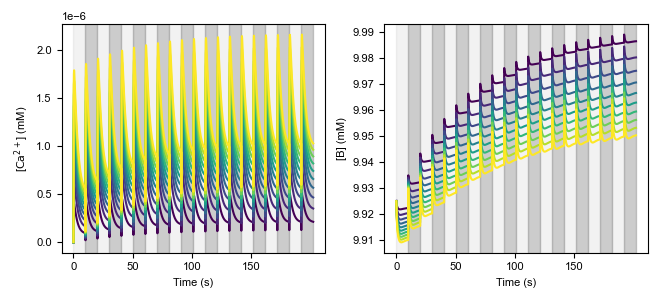

Here is the Python script that generated this plot:
import numpy as np
import matplotlib.pyplot as plt
import matplotlib

import helpers
import parameters

pca_range = np.linspace(parameters.pca_min, parameters.pca_max, 10)
thold = parameters.thold_default
n_sweep, mult = parameters.cal_n_sweep(thold)
R = parameters.R_default # cm
dR = parameters.dR # cm
t0 = parameters.t0_max # milli seconds

N_div = int((R-parameters.Rh)/dR)

# Set font
matplotlib.rc('font', family='arial', size = 8)

fig = plt.figure(figsize=(6.6, 3))
fig_cont = []
for i in range(2):
    fig_cont.append(fig.add_subplot(int(f'12{i+1}')))
fig_cont[0].set_ylabel('[$\mathrm{Ca}^{2+}$] (mM)')
fig_cont[1].set_ylabel('[B] (mM)')
fig_cont[1].set_xlabel('Time (s)')
fig_cont[0].set_xlabel('Time (s)')
fig_cont[0].set_xticks([0, 50, 100, 150], [0, 50, 100, 150])
fig_cont[1].set_xticks([0, 50, 100, 150], [0, 50, 100, 150])


colors = [matplotlib.cm.viridis(x) for x in np.linspace(0, 1, len(pca_range))]

for i in range(len(pca_range)):
    d = helpers.simulate_ical(n_sweep, N_div, R, t0, pca_range[i], block_fca=False)
    len_x = len(d['calcium_dynamics.Ca0'])
    x_range = np.linspace(0, n_sweep, len_x)*mult
    fig_cont[0].plot(x_range, d['calcium_dynamics.Ca0'], color = colors[i])
    fig_cont[1].plot(x_range, d['calcium_dynamics.B0'], color = colors[i])
    

for i in range(n_sweep):
    fig_cont[0].axvspan(i*mult, (i+1)*mult, color = 'grey', \
    alpha = (i%2) * 0.3 + 0.1, transform=fig_cont[0].get_xaxis_transform())
    fig_cont[1].axvspan(i*mult, (i+1)*mult, color = 'grey', \
    alpha = (i%2) * 0.3 + 0.1, transform=fig_cont[1].get_xaxis_transform())

plt.tight_layout()
plt.savefig('supporting/figure8_fca.png')
plt.close()